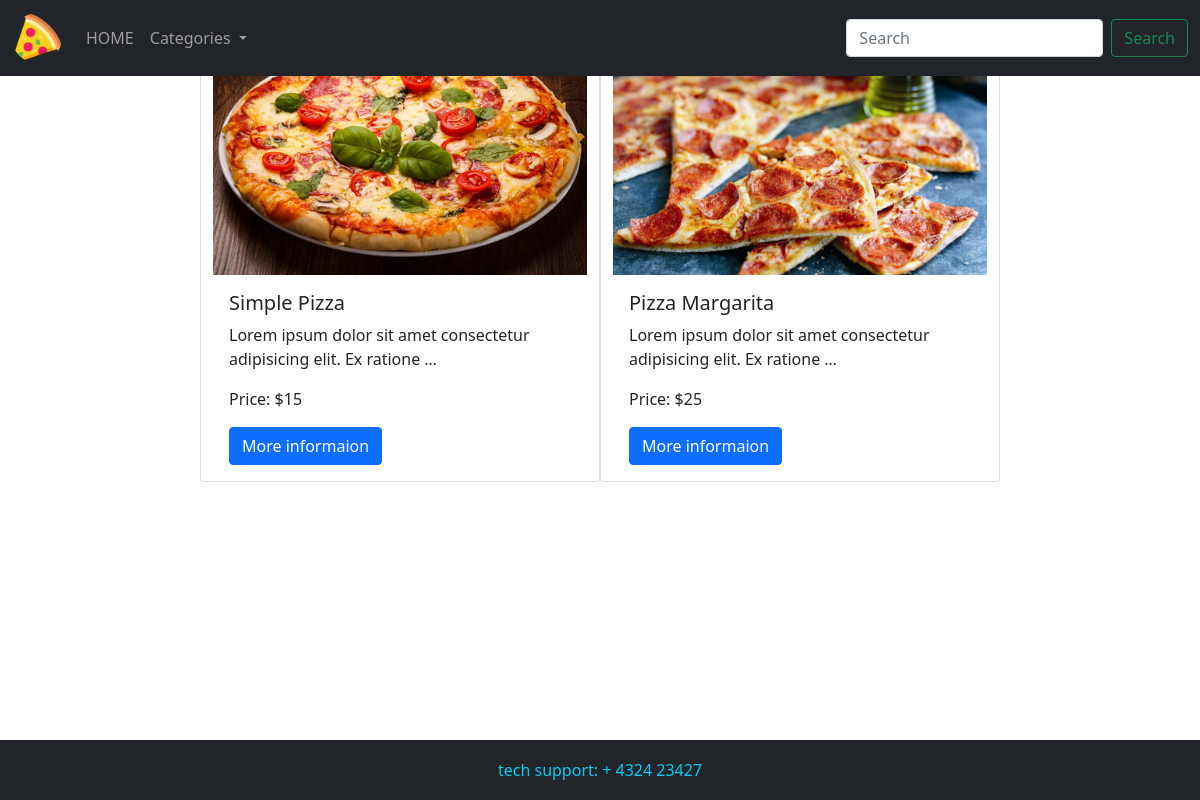
The page /categories/3/ on the database its author committed.
### store/models.py (models this page shows, shortened)
class Product(models.Model):
    title = models.CharField(max_length=255, db_index=True)
    info = models.TextField(blank=True)
    price = models.IntegerField(default=0)
    categories = models.ManyToManyField("Category", blank=True, related_name="products")
    image = models.ImageField(upload_to="images/", default="image/default.jpg")
    def get_absolute_url(self):
        return reverse("product_detail_url", kwargs={"pk": self.pk})

### store/views.py (the view)
# urls.py: path('categories/<int:pk>/', CategoryDetailView.as_view(), name="category_detail_url"),
class CategoryDetailView(DetailView, CategoryMixin):
    model = Category

### store/models.py (called while the page is built)
    def get_absolute_url(self):
        return reverse("category_detail_url", kwargs={"pk": self.pk})

### store/utils.py (called while the page is built)
    def get_context_data(self, **kwargs):
        context = super().get_context_data(**kwargs)
        context['category_list'] = Category.objects.all()
        return context

### store/templates/store/category_detail.html (shortened to what this page needs)
{% extends "store/index.html" %}
{% block content %}
{% for product in category.products.all %}
<div class="card mb-3 col-lg-4 col-md-6 col-sm-12">
    <img src="{{ product.image.url}}" class="card-img-top" alt="Pizza">
    <div class="card-body">
        <h5 class="card-title">{{ product.title }}</h5>
        <p class="card-text">{{ product.info| truncatewords:10 }}</p>
        <p class="card-text">Price: ${{ product.price }}</p>
        <a href="{{ product.get_absolute_url }}"class="btn btn-primary"> More informaion </a>
    </div>
</div>
{% endfor %}
{% endblock content %}

### static/css/style.css (style rules this page uses)
a { text-decoration: none; }

### rows shown on the page
Product: image (picture), title "Simple Pizza", info "Lorem ipsum dolor sit amet consectetur adipisicing elit. Ex ratione …", price "15"
Product: image (picture), title "Pizza Margarita", info "Lorem ipsum dolor sit amet consectetur adipisicing elit. Ex ratione …", price "25"
